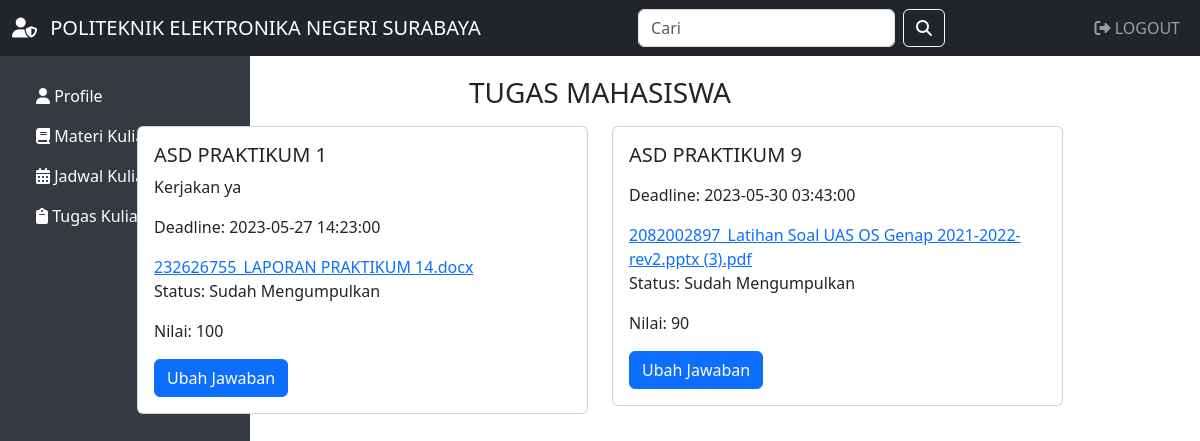
Page /mahasiswa_tugas.php (signed in) on the committed database.
### tables this page shows
CREATE TABLE `tugas` (
  `id_tugas` int(11) NOT NULL,
  `id_dosen` int(11) NOT NULL,
  `judul` varchar(255) NOT NULL,
  `deskripsi` varchar(255) NOT NULL,
  `deadline` datetime NOT NULL,
  `nilai` int(11) NOT NULL,
  `file` varchar(255) NOT NULL
);

CREATE TABLE `pengumpulan` (
  `id_pengumpulan` int(11) NOT NULL,
  `id_mahasiswa` int(11) NOT NULL,
  `id_tugas` int(11) NOT NULL,
  `file` varchar(255) NOT NULL,
  `waktu` datetime NOT NULL,
  `nilai` int(11) NOT NULL
);

### mahasiswa_tugas.php (the view, shortened to what this page needs)
<?php
include('./include/header.php');
?>
<?php
include 'koneksi.php';
$query = "SELECT * FROM tugas";
$result = mysqli_query($koneksi, $query);
?>
<div class="container">
    <div class="row">
        <div class="col-lg-12">
            <h3 class="text-center" style="margin-top: 20px;">TUGAS MAHASISWA</h3>
        </div>
    </div>
    <div class="row justify-content-center my-2">
        <?php while ($data = mysqli_fetch_assoc($result)) { ?>
            <div class="col-lg-5">
                <div class="card">
                    <div class="card-body">
                        <h5 class="card-title"><?php echo $data['judul']; ?></h5>
                        <p class="card-text"><?php echo $data['deskripsi']; ?></p>
                        <p class="card-text">Deadline: <?php echo $data['deadline']; ?></p>
                        <a href="download.php?tugas=<?php echo $data['file']; ?>" class="card-link"><?php echo $data['file']; ?></a>
                        <?php
                        $id_mahasiswa = $_SESSION["id_mahasiswa"];
                        $id_tugas = $data['id_tugas'];
                        $query_pengumpulan = "SELECT * FROM pengumpulan WHERE id_mahasiswa = '$id_mahasiswa' AND id_tugas = '$id_tugas'";
                        $result_pengumpulan = mysqli_query($koneksi, $query_pengumpulan);
                        $jumlah_pengumpulan = mysqli_num_rows($result_pengumpulan);
                        if ($jumlah_pengumpulan > 0) {
                            $data_pengumpulan = mysqli_fetch_assoc($result_pengumpulan);
                            $id_pengumpulan = $data_pengumpulan['id_pengumpulan'];
                            $nilai = $data_pengumpulan['nilai'];
                        ?>
                            <p class="card-text">Status: Sudah Mengumpulkan</p>
                            <p class="card-text">Nilai: <?php echo $nilai; ?></p>
                            <a href="upload_jawaban.php?id_pengumpulan=<?php echo $id_pengumpulan; ?>" class="btn btn-primary">Ubah Jawaban</a>
                        <?php } ?>
                    </div>
                </div>
            </div>
        <?php } ?>
    </div>
</div>
<?php
include('./include/footer.php');
?>

### rows in the picture
tugas: judul "ASD PRAKTIKUM 1", deskripsi "Kerjakan ya", deadline "2023-05-27 14:23:00", file "232626755_LAPORAN PRAKTIKUM 14.docx", pengumpulan.nilai "100"
tugas: judul "ASD PRAKTIKUM 9", deadline "2023-05-30 03:43:00", file "2082002897_Latihan Soal UAS OS Genap 2021-2022-rev2.pptx (3).pdf", pengumpulan.nilai "90"
